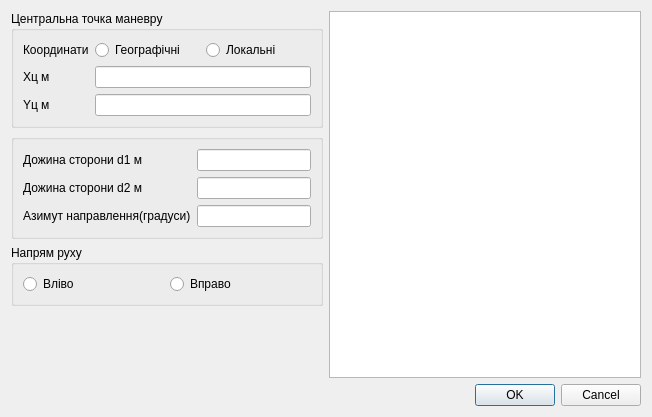
<?xml version="1.0" encoding="UTF-8"?>
<ui version="4.0">
 <class>Endless_Dialog</class>
 <widget class="QDialog" name="Endless_Dialog">
  <property name="geometry">
   <rect>
    <x>0</x>
    <y>0</y>
    <width>652</width>
    <height>417</height>
   </rect>
  </property>
  <property name="windowTitle">
   <string>Маневр &quot;вісімка&quot;</string>
  </property>
  <layout class="QHBoxLayout" name="horizontalLayout_4">
   <item>
    <layout class="QHBoxLayout" name="horizontalLayout" stretch="1,1">
     <item>
      <layout class="QVBoxLayout" name="verticalLayout">
       <item>
        <widget class="QGroupBox" name="groupBox">
         <property name="title">
          <string>Центральна точка маневру</string>
         </property>
         <layout class="QGridLayout" name="gridLayout">
          <item row="1" column="0">
           <widget class="QLabel" name="x_edit">
            <property name="text">
             <string>Хц м</string>
            </property>
           </widget>
          </item>
          <item row="1" column="1">
           <widget class="QLineEdit" name="center_x_edit"/>
          </item>
          <item row="2" column="0">
           <widget class="QLabel" name="y_edit">
            <property name="text">
             <string>Yц м</string>
            </property>
           </widget>
          </item>
          <item row="2" column="1">
           <widget class="QLineEdit" name="center_y_edit"/>
          </item>
          <item row="0" column="0">
           <widget class="QLabel" name="label_6">
            <property name="text">
             <string>Координати</string>
            </property>
           </widget>
          </item>
          <item row="0" column="1">
           <layout class="QHBoxLayout" name="horizontalLayout_2">
            <item>
             <widget class="QRadioButton" name="geo_coord_radioB">
              <property name="text">
               <string>Географічні</string>
              </property>
             </widget>
            </item>
            <item>
             <widget class="QRadioButton" name="local_coord_radioB">
              <property name="text">
               <string>Локальні</string>
              </property>
             </widget>
            </item>
           </layout>
          </item>
         </layout>
        </widget>
       </item>
       <item>
        <widget class="QGroupBox" name="groupBox_2">
         <property name="title">
          <string/>
         </property>
         <layout class="QGridLayout" name="gridLayout_2">
          <item row="0" column="0">
           <widget class="QLabel" name="label_3">
            <property name="text">
             <string>Дожина сторони d1 м</string>
            </property>
           </widget>
          </item>
          <item row="0" column="1">
           <widget class="QLineEdit" name="Height_D1_edit"/>
          </item>
          <item row="1" column="0">
           <widget class="QLabel" name="label_4">
            <property name="text">
             <string>Дожина сторони d2 м</string>
            </property>
           </widget>
          </item>
          <item row="1" column="1">
           <widget class="QLineEdit" name="Height_D2_edit"/>
          </item>
          <item row="2" column="0">
           <widget class="QLabel" name="label_5">
            <property name="text">
             <string>Азимут направлення(градуси)</string>
            </property>
           </widget>
          </item>
          <item row="2" column="1">
           <widget class="QLineEdit" name="Angle_edit"/>
          </item>
         </layout>
        </widget>
       </item>
       <item>
        <widget class="QGroupBox" name="groupBox_3">
         <property name="title">
          <string>Напрям руху</string>
         </property>
         <layout class="QHBoxLayout" name="horizontalLayout_5">
          <item>
           <widget class="QRadioButton" name="forward_QR">
            <property name="text">
             <string>Вліво</string>
            </property>
           </widget>
          </item>
          <item>
           <widget class="QRadioButton" name="becward_QR">
            <property name="text">
             <string>Вправо</string>
            </property>
           </widget>
          </item>
         </layout>
        </widget>
       </item>
       <item>
        <spacer name="verticalSpacer">
         <property name="orientation">
          <enum>Qt::Vertical</enum>
         </property>
         <property name="sizeHint" stdset="0">
          <size>
           <width>20</width>
           <height>40</height>
          </size>
         </property>
        </spacer>
       </item>
      </layout>
     </item>
     <item>
      <layout class="QVBoxLayout" name="verticalLayout_2">
       <item>
        <widget class="QGraphicsView" name="graphicsView">
         <property name="verticalScrollBarPolicy">
          <enum>Qt::ScrollBarAlwaysOff</enum>
         </property>
         <property name="horizontalScrollBarPolicy">
          <enum>Qt::ScrollBarAlwaysOff</enum>
         </property>
         <property name="alignment">
          <set>Qt::AlignLeading|Qt::AlignLeft|Qt::AlignTop</set>
         </property>
        </widget>
       </item>
       <item>
        <widget class="QDialogButtonBox" name="buttonBox">
         <property name="orientation">
          <enum>Qt::Horizontal</enum>
         </property>
         <property name="standardButtons">
          <set>QDialogButtonBox::Cancel|QDialogButtonBox::Ok</set>
         </property>
        </widget>
       </item>
      </layout>
     </item>
    </layout>
   </item>
  </layout>
 </widget>
 <resources/>
 <connections>
  <connection>
   <sender>buttonBox</sender>
   <signal>accepted()</signal>
   <receiver>Endless_Dialog</receiver>
   <slot>accept()</slot>
   <hints>
    <hint type="sourcelabel">
     <x>248</x>
     <y>254</y>
    </hint>
    <hint type="destinationlabel">
     <x>157</x>
     <y>274</y>
    </hint>
   </hints>
  </connection>
  <connection>
   <sender>buttonBox</sender>
   <signal>rejected()</signal>
   <receiver>Endless_Dialog</receiver>
   <slot>reject()</slot>
   <hints>
    <hint type="sourcelabel">
     <x>316</x>
     <y>260</y>
    </hint>
    <hint type="destinationlabel">
     <x>286</x>
     <y>274</y>
    </hint>
   </hints>
  </connection>
 </connections>
</ui>
